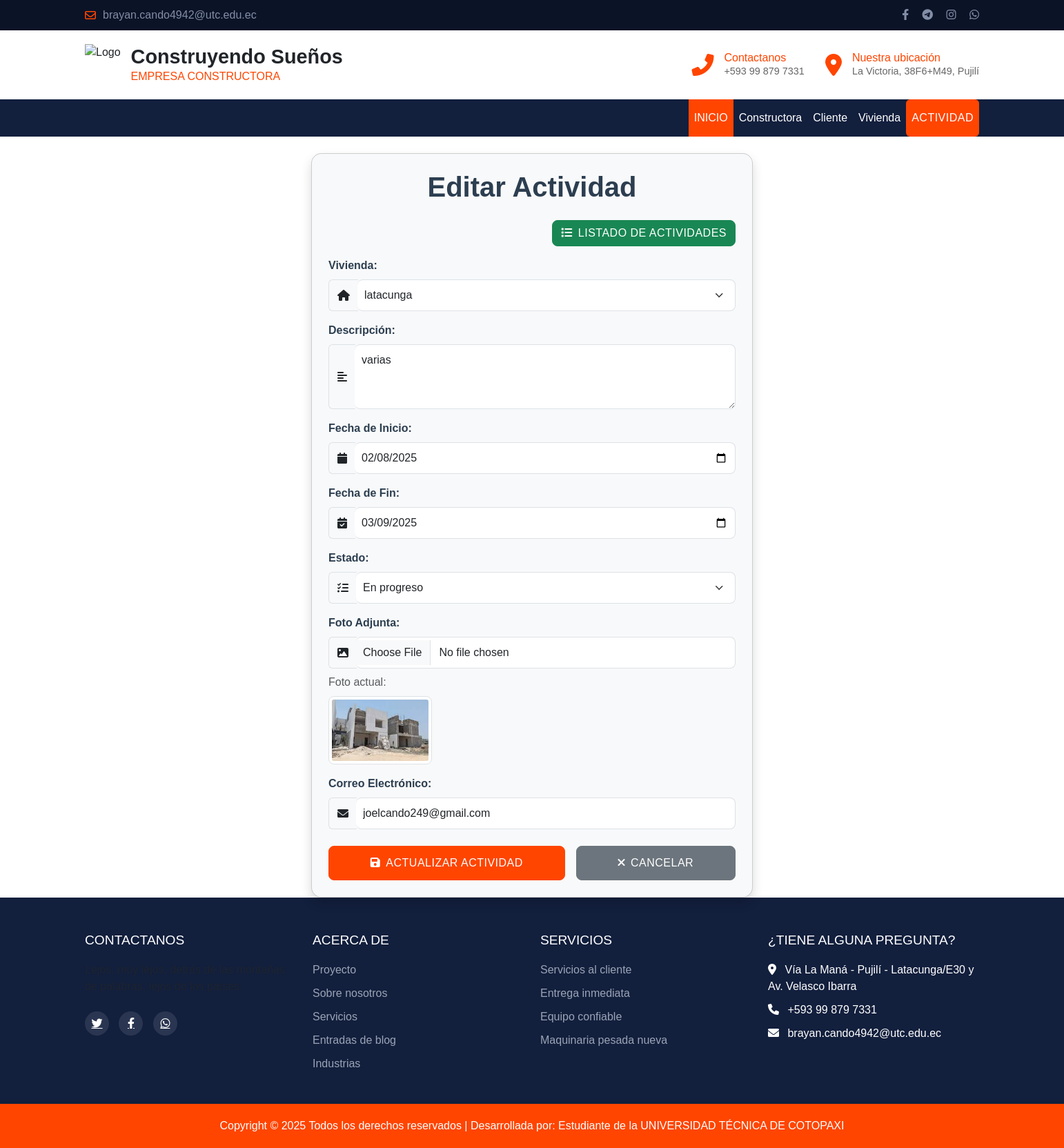
The page /actividades/editar/2/ on the database its author committed.
### Aplicaciones/Planificacion/models.py (models this page shows, shortened)
class Actividad(models.Model):
    vivienda = models.ForeignKey(Vivienda, on_delete=models.CASCADE)
    descripcion = models.TextField()
    fecha_inicio = models.DateField()
    fecha_fin = models.DateField(null=True, blank=True)
    estado = models.CharField(max_length=50, choices=[("Pendiente", "Pendiente"), ("En progreso", "En progreso"), ("Finalizada", "Finalizada")])
    foto = models.ImageField(upload_to='actividades', null=True, blank=True, verbose_name="Foto Adjunta")
    email = models.EmailField(null=True, blank=True)

class Vivienda(models.Model):
    direccion = models.TextField()
    tipo = models.CharField(max_length=100)  # Ejemplo: "Casa", "Departamento"
    metros_cuadrados = models.FloatField()
    precio = models.DecimalField(max_digits=10, decimal_places=2)
    cliente = models.ForeignKey(Cliente, on_delete=models.SET_NULL, null=True, blank=True)
    constructora = models.ForeignKey(Constructora, on_delete=models.CASCADE)
    estado = models.CharField(max_length=50, choices=[("En construcción", "En construcción"), ("Terminada", "Terminada")])

### Aplicaciones/Planificacion/views.py (the view)
# urls.py: path('actividades/editar/<int:id>/', views.editarActividad, name='editarActividad'),
def editarActividad(request, id):
    actividad = get_object_or_404(Actividad, id=id)
    viviendas = Vivienda.objects.all()
    return render(request, 'Actividad/editarActividad.html', {
        'actividad': actividad,
        'viviendas': viviendas
    })

### Aplicaciones/Planificacion/templates/Actividad/editarActividad.html (shortened to what this page needs)
{% extends "plantilla.html" %}
{% block body %}
<div class="container d-flex justify-content-center mt-4">
    <div class="card p-4 shadow" style="max-width: 40rem; width: 100%; background-color: #f8f9fa; border-radius: 15px;">
        <h1 class="card-title text-center mb-4" style="color: #2c3e50; font-weight: 600;">Editar Actividad</h1>
        <div class="text-end mb-3">
            <a href="{% url 'listadoActividades' %}" class="btn btn-success" style="border-radius: 8px; transition: all 0.3s ease;">
                <i class="fas fa-list me-2"></i>Listado de Actividades
            </a>
        </div>
        <form action="{% url 'actualizarActividad' actividad.id %}" method="post" id="frm_actividad" novalidate enctype="multipart/form-data" class="needs-validation">
            <div class="mb-3">
                <label for="vivienda" class="form-label fw-bold" style="color: #2c3e50;">Vivienda:</label>
                <div class="input-group">
                    <span class="input-group-text"><i class="fas fa-home"></i></span>
                    <select name="vivienda" id="vivienda" class="form-control" required style="border-radius: 8px; padding: 10px;">
                        {% for vivienda in viviendas %}
                            <option value="{{ vivienda.id }}" {% if vivienda.id == actividad.vivienda.id %}selected{% endif %}>
                                {{ vivienda.direccion }}
                            </option>
                        {% endfor %}
                    </select>
                </div>
            </div>
            <div class="mb-3">
                <label for="descripcion" class="form-label fw-bold" style="color: #2c3e50;">Descripción:</label>
                <div class="input-group">
                    <span class="input-group-text"><i class="fas fa-align-left"></i></span>
                    <textarea name="descripcion" class="form-control" id="descripcion" rows="3" required style="border-radius: 8px; padding: 10px;">{{ actividad.descripcion }}</textarea>
                </div>
            </div>
            <div class="mb-3">
                <label for="fecha_inicio" class="form-label fw-bold" style="color: #2c3e50;">Fecha de Inicio:</label>
                <div class="input-group">
                    <span class="input-group-text"><i class="fas fa-calendar"></i></span>
                    <input type="date" name="fecha_inicio" class="form-control" id="fecha_inicio" value="{{ actividad.fecha_inicio|date:'Y-m-d' }}" required style="border-radius: 8px; padding: 10px;">
                </div>
            </div>
            <div class="mb-3">
                <label for="fecha_fin" class="form-label fw-bold" style="color: #2c3e50;">Fecha de Fin:</label>
                <div class="input-group">
                    <span class="input-group-text"><i class="fas fa-calendar-check"></i></span>
                    <input type="date" name="fecha_fin" class="form-control" id="fecha_fin" value="{{ actividad.fecha_fin|date:'Y-m-d' }}" style="border-radius: 8px; padding: 10px;">
                </div>
            </div>
            <div class="mb-3">
                <label for="estado" class="form-label fw-bold" style="color: #2c3e50;">Estado:</label>
                <div class="input-group">
                    <span class="input-group-text"><i class="fas fa-tasks"></i></span>
                    <select name="estado" id="estado" class="form-control" required style="border-radius: 8px; padding: 10px;">
                        <option value="En progreso" {% if actividad.estado == "En progreso" %}selected{% endif %}>En progreso</option>
                    </select>
                </div>
            </div>
            <div class="mb-3">
                <label for="foto" class="form-label fw-bold" style="color: #2c3e50;">Foto Adjunta:</label>
                <div class="input-group">
                    <span class="input-group-text"><i class="fas fa-image"></i></span>
                    <input type="file" name="foto" id="foto" class="form-control" style="border-radius: 8px; padding: 10px;">
                </div>
                {% if actividad.foto %}
                    <div class="mt-2">
                        <p class="text-muted mb-2">Foto actual:</p>
                        <img src="{{ actividad.foto.url }}" alt="Foto Adjunta" class="img-thumbnail" style="max-width: 150px; border-radius: 8px;">
                    </div>
                {% endif %}
            </div>
            <div class="mb-4">
                <label for="email" class="form-label fw-bold" style="color: #2c3e50;">Correo Electrónico:</label>
                <div class="input-group">
                    <span class="input-group-text"><i class="fas fa-envelope"></i></span>
                    <input type="email" name="email" id="email" class="form-control" value="{{ actividad.email }}" required style="border-radius: 8px; padding: 10px;">
                </div>
            </div>
            <div class="d-flex justify-content-between gap-3">
                <button type="submit" class="btn btn-primary flex-grow-1" style="border-radius: 8px; padding: 12px; transition: all 0.3s ease;">
                    <i class="fas fa-save me-2"></i>Actualizar Actividad
                </button>
                <a href="{% url 'listadoActividades' %}" class="btn btn-secondary flex-grow-1" style="border-radius: 8px; padding: 12px; transition: all 0.3s ease;">
                    <i class="fas fa-times me-2"></i>Cancelar
                </a>
            </div>
        </form>
    </div>
</div>
{% endblock %}

### Aplicaciones/Planificacion/templates/plantilla.html (style rules this page uses)
body, html { margin: 0; padding: 0; font-family: 'Arial', sans-serif; min-height: 100vh; display: flex; flex-direction: column; }
.btn-primary { background-color: #ff4500; border-color: #ff4500; padding: 10px 20px; }

### Aplicaciones/Planificacion/templates/Actividad/editarActividad.html (style rules this page uses)
.input-group-text { background-color: #f8f9fa; border-right: none; }
.form-control { border-left: none; }
.btn { font-weight: 500; text-transform: uppercase; letter-spacing: 0.5px; }
.card { transition: all 0.3s ease; }
select.form-control { appearance: none; background-repeat: no-repeat; background-position: right 1rem center; padding-right: 2.5rem; }

### rows shown on the page
Actividad: vivienda "latacunga", descripcion "varias", fecha_inicio "02/08/2025", fecha_fin "03/09/2025", estado "En progreso", foto (picture), email "joelcando249@gmail.com"
